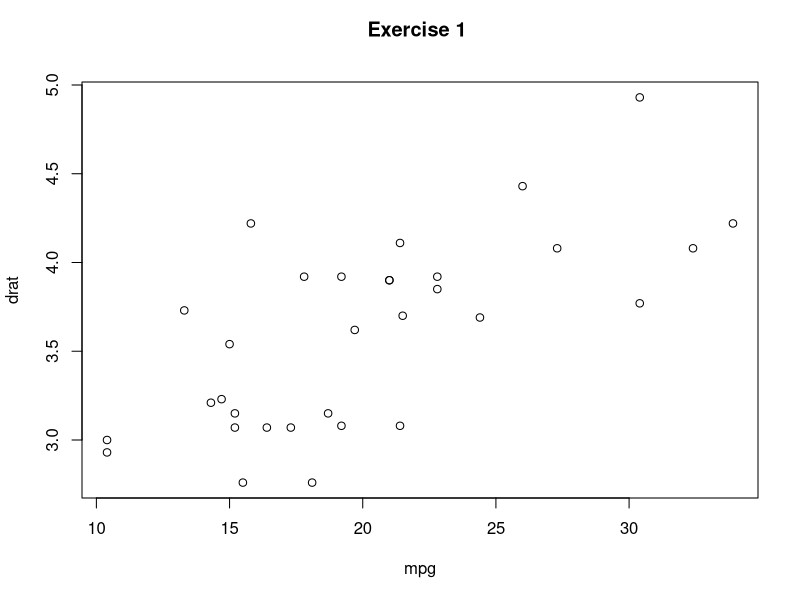
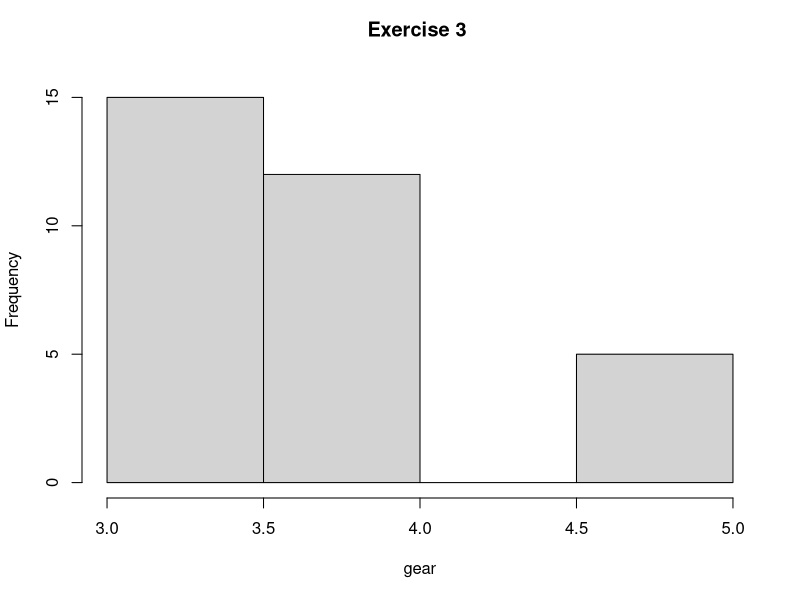
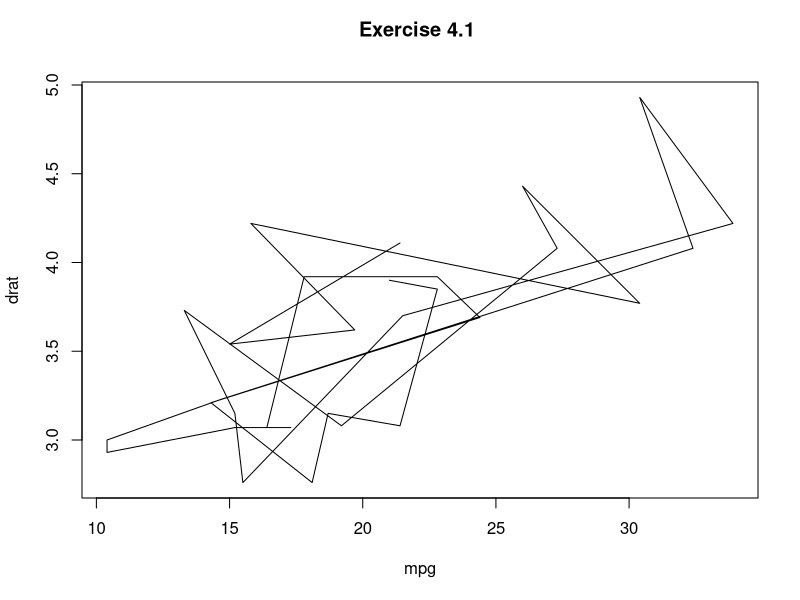
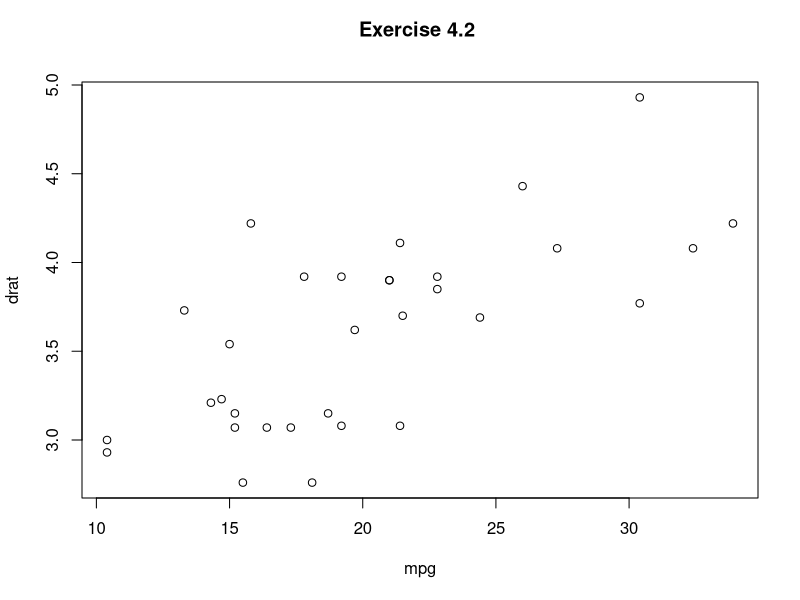
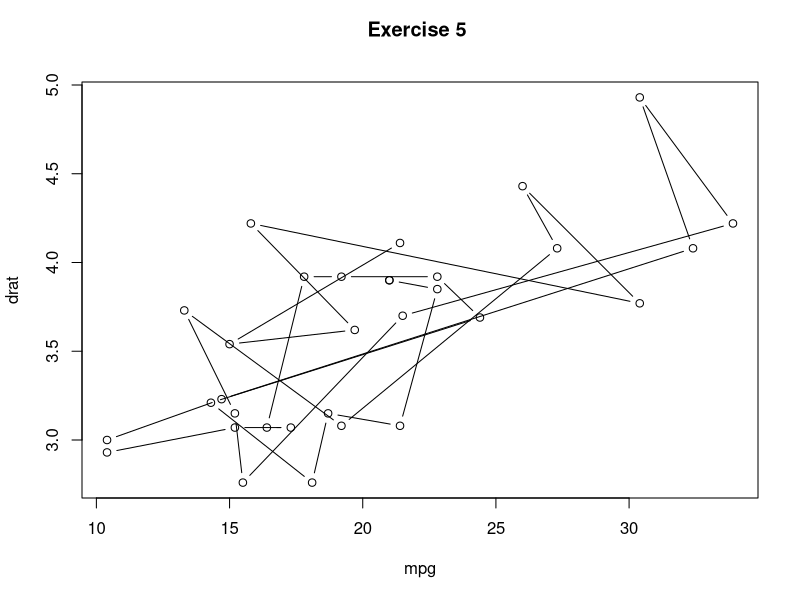
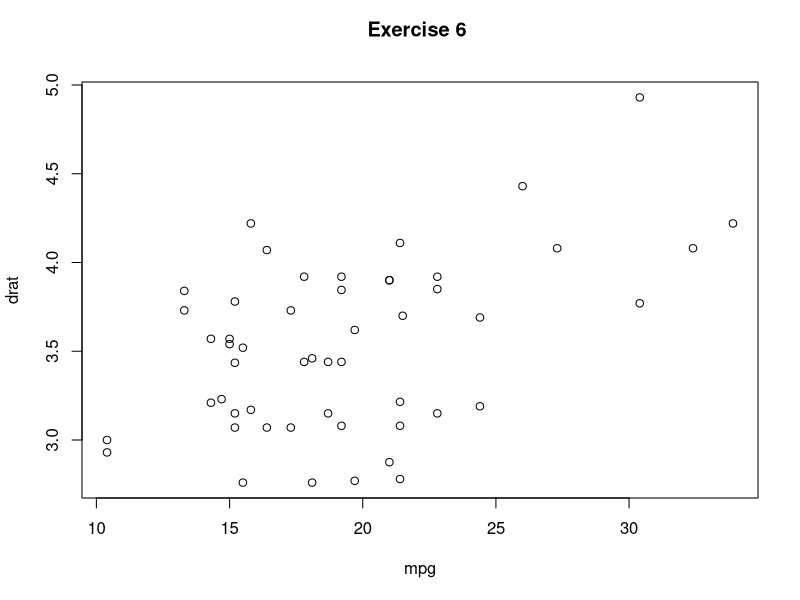
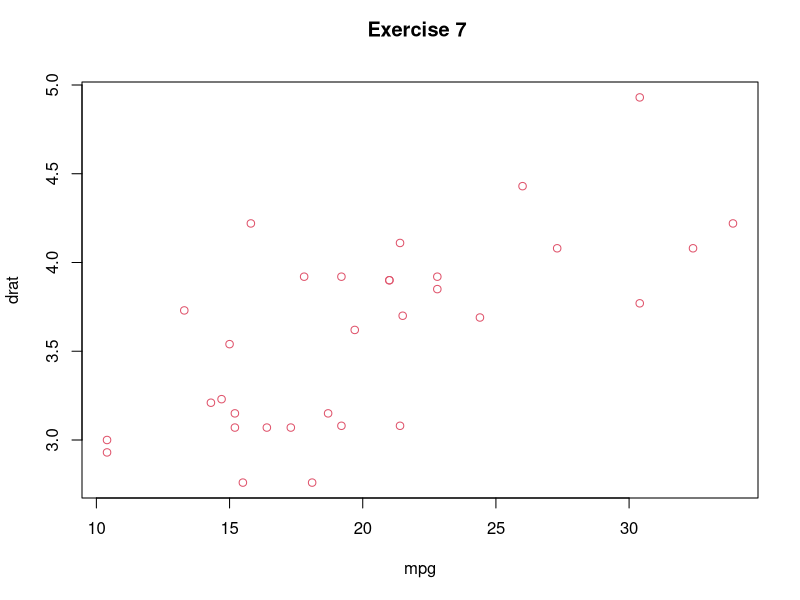
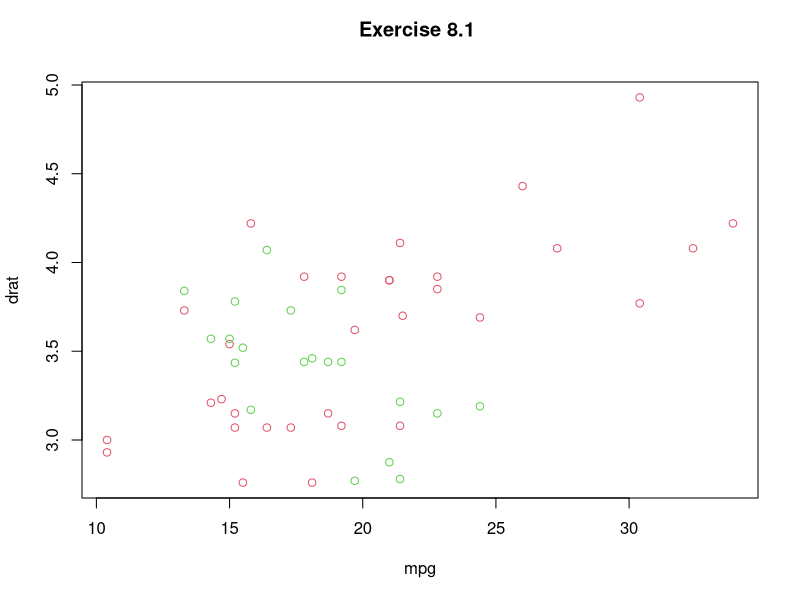

Write R code to recreate these figures, in order.
##
# This file is the introduction to R homework.
# Exercise 8-1
# File Name : ex8-1.R
#
# Exercises Link : https://www.r-exercises.com/2016/03/11/start-plotting-data-3/
#

utils.assert <- function(fact, proposition) {
    if (proposition == FALSE) {
        cat("Proposition is not satisfied \n")
        cat(" Invaild proposition : '", fact, "' \n", sep = "")
        stopifnot(FALSE)
    }
}

utils.genEX <- function(cnt, colon = TRUE) {
    if (colon) {
        return (paste("Exercise", cnt, ":\n"))
    }
    return (paste("Exercise", cnt, "\n"))
}

utils.dump <- function(answers, cnt = 0) {

    utils.assert("The output answer(s) must be list",
                     is.list(answers))
    utils.assert("The number of output answer(s) must be great than zero", 
                     length(answers) > 0)
    utils.assert("The count must be numeric", is.numeric(cnt))

    cat(rep("~", 40), "\n", sep = "")
    cat(utils.genEX(cnt))
    len = length(answers)
    if (len == 1) {
        out = answers[[1]]
        print(out)
    } else {
        for (i in c(1:len)) {
            cat(" output", i, ":\n")
            out = answers[[i]]
            print(out)
            cat("\n")
        }
    }
    cat("\n")
}

attach(mtcars) # Get the data from mtcars.

####################

#                  #

#    Exercise 1    #

#                  #

####################
#
# Plot Miles/(US) gallon versus Rear axle ratio by plot(mpg,drat) . On which axis does mpg appear?
# a. mpg appears on the x axis
# b. mpg appears on the y axis
#

plot(x=mpg, y=drat, main=utils.genEX(1, F))

# answer
#   a. mpg appears on the x axis


####################

#                  #

#    Exercise 2    #

#                  #

####################
#
# Is a scatterplot recommended for continuous or dichotomous variables?
# a. continuous
# b. dichotomous
#

# answer
#   a. continuous


####################

#                  #

#    Exercise 3    #

#                  #

####################
#
# Produce a histogram with hist(gear). What do you see?
# a. frequencies
# b. probability density
#

hist(x=gear, main=utils.genEX(3, F))

# answer
#   a. frequencies

####################

#                  #

#    Exercise 4    #

#                  #

####################
#
# Change type of visualization of our scatterplot in Exercise 1 plot(mpg,drat,type=""). If we want to see lines what we have to type into “”:
# a.type=”l”
# b.type=”p”
#

plot(mpg, drat, type="l", main=utils.genEX(4.1, F))
plot(mpg, drat, type="p", main=utils.genEX(4.2, F))

# answer
#   a.type=”l”

####################

#                  #

#    Exercise 5    #

#                  #

####################
#
# Now we want to see both point and lines in our plot. What we have to type into
# plot(mpg,drat,type=""):
# a.type=c(“p”,”l”)
# b.type=”b”
#

# plot(mpg, drat, type=c("p", "l"), main=utils.genEX(5, F)) # invalid
plot(x=mpg, y=drat, type="b", main=utils.genEX(5, F))

# answer
#   b.type=”b”


####################

#                  #

#    Exercise 6    #

#                  #

####################
#
# Add another variable to our plot, for example Weight. What command do we have to use:
# a.plot(mpg, drat); plot(mpg, wt)
# b.plot(mpg, drat); points(mpg, wt)
#

plot(x=mpg, y=drat, main=utils.genEX(6, F)); points(x=mpg, y=wt)

# answer
#   b.plot(mpg, drat); points(mpg, wt)

####################

#                  #

#    Exercise 7    #

#                  #

####################
#
# Now we have added a new variable to our plot. Suppose we want to use two different colours to separate the points. Type plot(mpg, drat, col=2) :
# What colour have we selected:
# a. red
# b. green
#

plot(x=mpg, y=drat, col=2, main=utils.genEX(7, F))

# answer
#   a. red 

####################

#                  #

#    Exercise 8    #

#                  #

####################
#
# Now we want to differentiate the two different variables in the scatterplot:
# a. Let’s change the colours of the second plot
# b. Change use two different types of plot (e.g. points,lines)
#

plot(mpg, drat, col=2, main=utils.genEX(8.1, F)); points(x=mpg, y=wt, col=3)
plot(mpg, drat, col=2, type="l", main=utils.genEX(8.1, F)); lines(x=mpg, y=wt, col=3)

####################

#                  #

#    Exercise 9    #

#                  #

####################
#
# Now we want to highlight a variable in the final plot.
# Type: plot(mpg, drat, lwd=2) ; points(mpg, wt, lwd=1). Which plot is highlighted:
# a. (mpg, drat)
# b. (mpg, wt)
#

plot(x=mpg, y=drat, lwd=2, main=utils.genEX(9, F)) ; points(x=mpg, y=wt, lwd=1)

# answer
#   a. (mpg, drat)

####################

#                  #

#    Exercise 10   #

#                  #

####################
#
# Finally choose four different continuous variables from mtcars set and produce:
# a.Plot with lines and points for different variables with different colours (hint: change
# y axis parameters by adding command ylim=c(0,30) to plot [e.g. plot(a,b,type="p",ylim=c(0,30)).
# b.Choose one variable from each and highlighted it set red colour and a broad line
#

# answer a
plot(x=mpg, y=drat, col=2, lwd=2, ylim=c(0,30), main=utils.genEX(10.1, F))
points(x=mpg, y=wt, col=3)
points(x=mpg, y=qsec, col=4)

# answer b
plot(x=mpg, y=drat, col=2, type="l", ylim=c(0,30), main=utils.genEX(10.1, F))
lines(x=mpg, y=wt, col=3, lwd=2)
lines(x=mpg, y=qsec, col=4)
